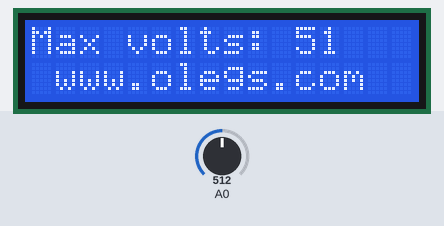
The sketch below on a simulated Arduino Uno, built with avr-gcc and run on an emulated ATmega328P. On the bench: 16×2 character LCD. Inputs (shaded band) come from the test bench; at power-on: A0 = 512. What the sketch prints to the serial monitor is not drawn.

Above: at 2.2 s.
At 5.3 s:
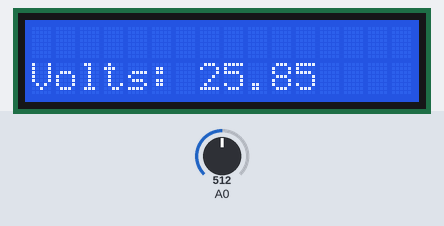
5.4 s: A0 set to 716
At 6.2 s:
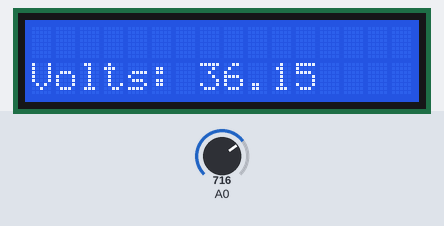
7.1 s: A0 set to 900
At 7.8 s:
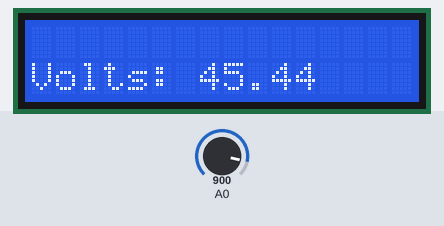
8.7 s: A0 set to 1023
At 9.5 s:
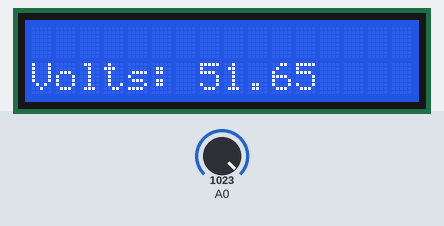
Timing chart, 0 to 11.7 s (numbered marks = the images above; inputs shaded):
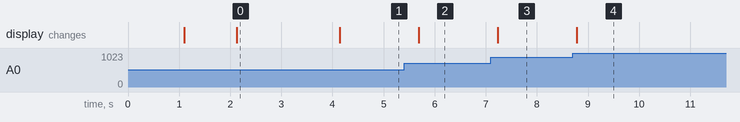

Measured:
- after the input at 5.4 s, the display: changes after 0.29 s (image 2)
- after the input at 7.1 s, the display: changes after 0.14 s (image 3)
- after the input at 8.7 s, the display: changes after 0.08 s (image 4)
- what the display in image 0 shows lasts 2.0 s, from 2.1 s to 4.1 s

The sketch:

SimpleVoltmeter.ino
```cpp
/*
 Name:		SimpleVoltmeter.ino
 Created:	10/31/2015 4:55:02 PM
 Author:	nikolsky
*/

//Libraries
#include <Wire.h>
#include <LiquidCrystal_I2C.h>   //Display Library


//Display
LiquidCrystal_I2C lcd(0x27, 2, 1, 0, 4, 5, 6, 7, 3, POSITIVE);  // Set the LCD I2C address, can be found with I2C Scanner


float vPow = 4.7;
float r1 = 100000;
float r2 = 10000;

void setup() {
	Serial.begin(9600);

	// Send ANSI terminal codes
	//Serial.print("\x1B");
	//Serial.print("[2J");
	//Serial.print("\x1B");
	//Serial.println("[H");
	// End ANSI terminal codes

	Serial.println("--------------------");
	Serial.println("DC VOLTMETER");
	Serial.print("Maximum Voltage: ");
	Serial.print((int)(vPow / (r2 / (r1 + r2))));
	Serial.println("V");
	Serial.println("--------------------");
	Serial.println("");


	lcd.begin(16, 2);

	//Welcome

	lcd.setCursor(4, 0);
	lcd.print("Simple");
	delay(1000);
	lcd.setCursor(3, 1);
	lcd.print("Voltmeter");
	delay(1000);
	lcd.clear();

	lcd.setCursor(0, 0);
	lcd.print("Max volts: ");
	lcd.print((int)(vPow / (r2 / (r1 + r2))));


	lcd.setCursor(1, 1);
	lcd.print("www.olegs.com");
	lcd.setCursor(0, 0);

	delay(2000);
}

void loop() {
	float v = (analogRead(0) * vPow) / 1024.0;
	float v2 = v / (r2 / (r1 + r2));

	// Send ANSI terminal codes
	//Serial.print("\x1B");
	//Serial.print("[1A");
	// End ANSI terminal codes

	Serial.println(v2);

	String volts = String(v2);

	lcd.clear();
	lcd.setCursor(0, 1);
	lcd.print("Volts: " + volts);
	delay(500);
}
```
